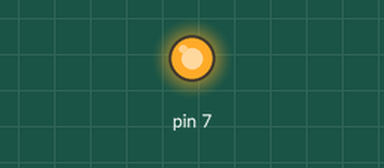
This sketch was run on a simulated Arduino Uno, built with avr-gcc and run on an emulated ATmega328P. Shown: output pins drawn as LEDs (lit = HIGH).

Above: at 0.7 s.
At 5.2 s:
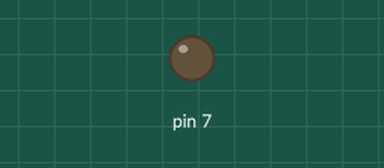
Timing chart, 0 to 6.9 s (numbered marks = the images above):
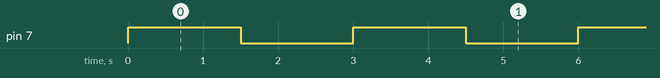

Measured:
- by itself, pin 7: alternates HIGH for 1.5 s and LOW for 1.5 s

The sketch:

_8MHz_blink.ino
```cpp
void setup() {
  // put your setup code here, to run once:
  pinMode(7, OUTPUT);
}

void loop() {
  // put your main code here, to run repeatedly:
  digitalWrite(7, HIGH);
  delay(1500);
  digitalWrite(7, LOW);
  delay(1500);
}
```
